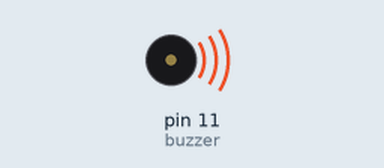
This sketch was run on a simulated Arduino Uno, built with avr-gcc and run on an emulated ATmega328P. Parts: buzzer (waves = sounding).

Above: at 0.1 s.
At 2.6 s:
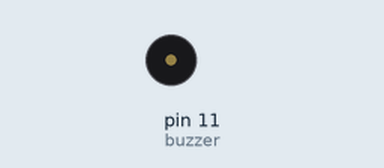
Timing chart, 0 to 5.5 s (numbered marks = the images above):
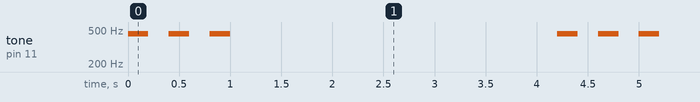

Measured:
- by itself, tone on pin 11 (buzzer): repeats every 4.2 s: 2 × (silent 0.20 s, 450 Hz 0.20 s), silent 3.2 s, 450 Hz 0.20 s

The sketch:

Practical_6b.ino
```cpp
int buzzer = 11;

void setup() {
  // put your setup code here, to run once:

}

void loop() {
  // put your main code here, to run repeatedly:
  int i = 0;
  do
  {
    i++;
    tone(buzzer, 450);
    delay(200);
    noTone(buzzer);
    delay(200);
  }
  while(i < 3);
  delay(3000);
}
```
